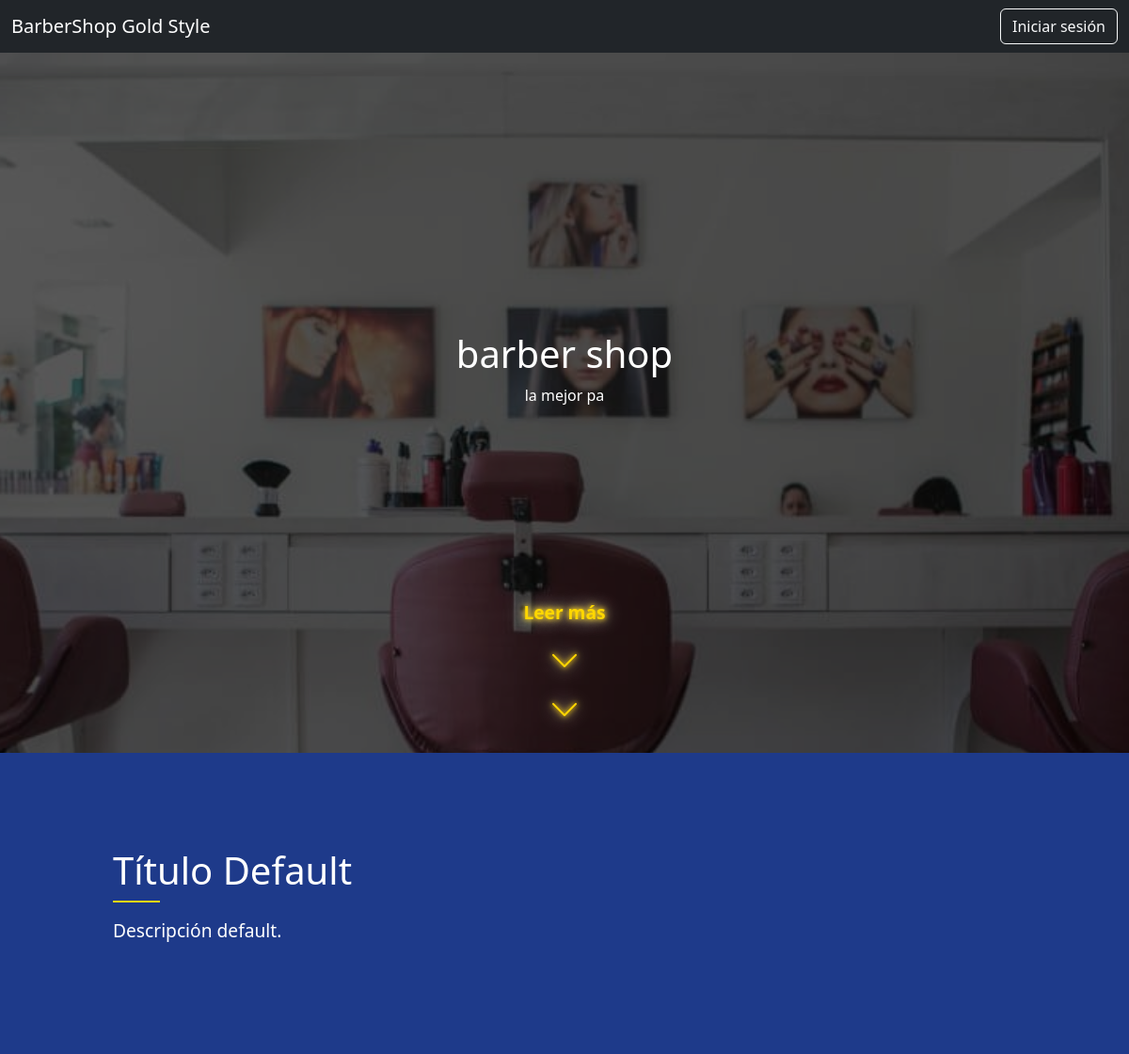
Before: /php/servicios/lavado_publico.php with the older database file.
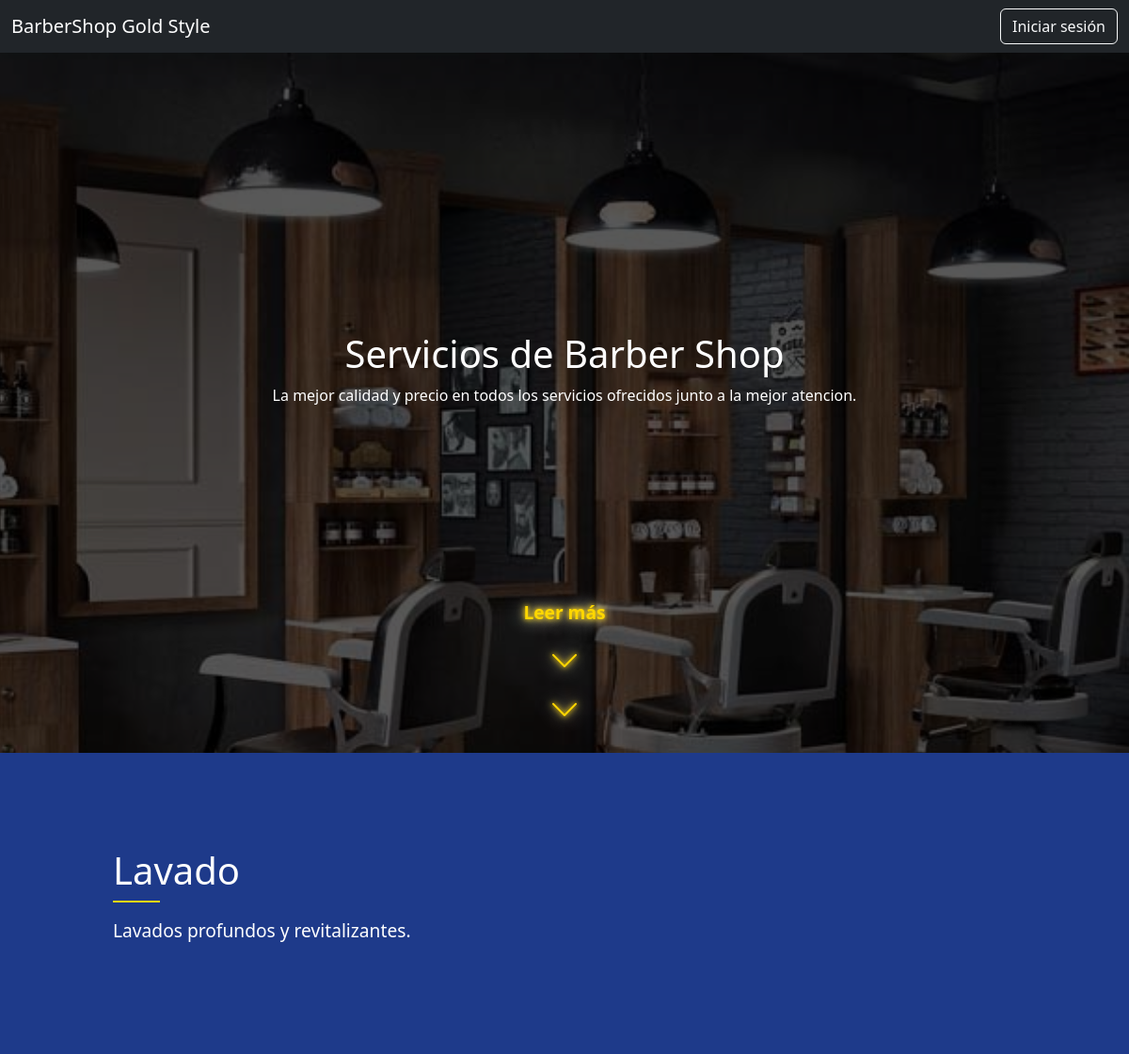
After: the same page with the newer database file.
### tables this page shows
CREATE TABLE `portada` (
  `id` int(11) NOT NULL,
  `titulo` varchar(255) NOT NULL,
  `descripcion` varchar(255) NOT NULL,
  `imagen` varchar(255) NOT NULL
);

CREATE TABLE `intro_servicios` (
  `id` int(11) NOT NULL,
  `servicio` varchar(50) NOT NULL,
  `titulo` varchar(255) NOT NULL,
  `descripcion` varchar(255) NOT NULL
);

### php/servicios/lavado_publico.php (the view, shortened to what this page needs)
<?php
require_once '../conexion.php';
$servicio = 'lavado';
try {
    $stmtIntro = $pdo->prepare("SELECT * FROM intro_servicios WHERE servicio = :servicio LIMIT 1");
    $stmtIntro->execute([':servicio' => $servicio]);
    $intro = $stmtIntro->fetch();
    if (!$intro) {
        $intro = ['titulo' => 'Título Default', 'descripcion' => 'Descripción default.'];
    }
    $stmtPortada = $pdo->query("SELECT * FROM portada ORDER BY id ASC LIMIT 1 OFFSET 1");
    $portada = $stmtPortada->fetch();
} catch(PDOException $e) {
    echo "Error: " . htmlspecialchars($e->getMessage());
    exit;
}
?>
<!DOCTYPE html>
<html lang="es">
<head>
    <link href="https://cdn.jsdelivr.net/npm/bootstrap@5.3.3/dist/css/bootstrap.min.css" rel="stylesheet">
    <link href="https://cdn.jsdelivr.net/npm/bootstrap-icons@1.11.3/font/bootstrap-icons.css" rel="stylesheet">
    <link rel="stylesheet" href="/css/servicio.css">
</head>
<body>
    <nav class="navbar navbar-dark bg-dark fixed-top">
        <div class="container-fluid">
            <a class="navbar-brand" href="#">BarberShop Gold Style</a>
            <div class="boton-nav">
                <a href="/html/registro.html?mode=login" class="btn btn-outline-light">Iniciar sesión</a>
            </div>
        </div>
    </nav>
    <div class="cover" style="background-image: url('/php/uploads/<?php echo isset($portada['imagen']) ? htmlspecialchars($portada['imagen']) : 'https://via.placeholder.com/1920x1080'; ?>');">
        <div class="cover-overlay"></div>
        <div class="cover-content">
            <h1><?php echo isset($portada['titulo']) ? htmlspecialchars($portada['titulo']) : '¡Bienvenido a mi sitio!'; ?></h1>
            <p><?php echo isset($portada['descripcion']) ? htmlspecialchars($portada['descripcion']) : 'Descripción de la portada'; ?></p>
        </div>
        <div class="read-more">
            <span>Leer más</span>
            <div class="arrows">
                <i class="bi bi-chevron-down"></i>
                <i class="bi bi-chevron-down"></i>
            </div>
        </div>
    </div>
    <div class="intro-container">
        <div class="intro-text">
            <h2><?php echo htmlspecialchars($intro['titulo']); ?></h2>
            <p><?php echo htmlspecialchars($intro['descripcion']); ?></p>
        </div>
    </div>
</body>
</html>

Changed rows visible on the page:
changed portada: imagen: a different picture; titulo "barber shop" → "Servicios de Barber Shop"; descripcion "la mejor pa" → "La mejor calidad y precio en todos los servicios ofrecidos junto a la mejor atencion."
added intro_servicios: titulo "Lavado", descripcion "Lavados profundos y revitalizantes."
Other visible differences:
$intro['titulo']: "Título Default" → (not shown)
$intro['descripcion']: "Descripción default." → (not shown)
